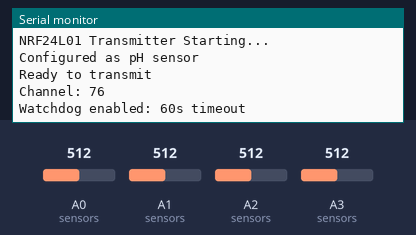
The program below on a simulated Arduino Nano, built with avr-gcc and run on an emulated ATmega328P. On the bench: the last lines printed to the serial monitor. Inputs (shaded band) come from the test bench; at power-on: A0 (sensors) = 512, A1 (sensors) = 512, A2 (sensors) = 512, A3 (sensors) = 512. No radio packets arrive unless stated.

Above: at 1.2 s.
1.3 s: A0 (sensors) set to 716
At 2.4 s:
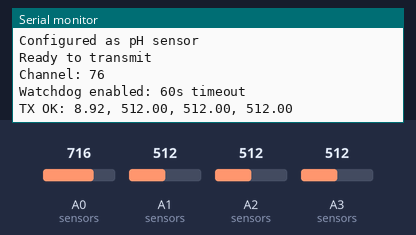
4.1 s: A1 (sensors) set to 716
At 5.5 s:
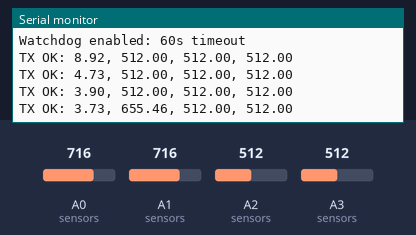
5.6 s: A2 (sensors) set to 716
At 6.9 s:
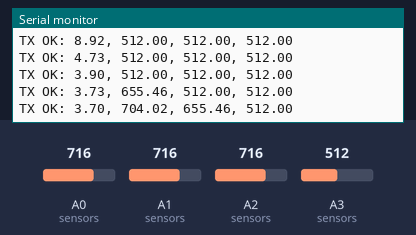
7.1 s: A3 (sensors) set to 716
At 8.0 s:
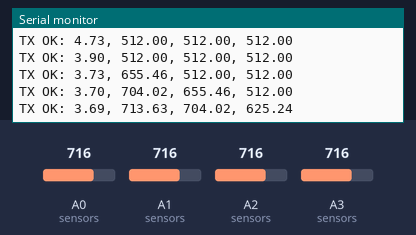
8.6 s: A0 (sensors) set to 992
At 9.7 s:
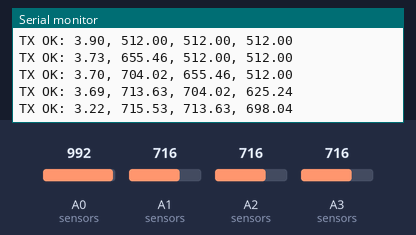
10.1 s: A1 (sensors) set to 992
At 10.1 s:
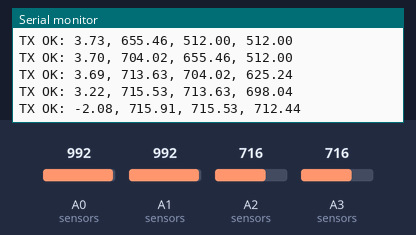
Timing chart, 0 to 12.6 s (numbered marks = the images above; inputs shaded):
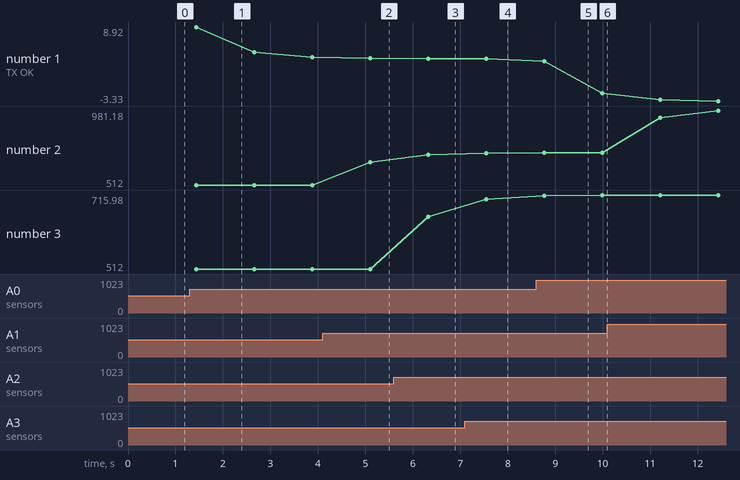

The program:

main.cpp
```cpp
/*
 * Arduino Nano ADC + NRF24L01 Transmitter
 *
 * Replaces I2C communication with wireless NRF24L01
 *
 * Hardware:
 *   - Arduino Nano
 *   - NRF24L01+PA+LNA socket adapter (plugs into Nano headers)
 *   - pH or TDS sensor on A0
 *
 * The socket adapter:
 *   - Has NRF24L01+PA+LNA pre-mounted
 *   - Has built-in 3.3V regulator
 *   - Plugs directly into Arduino headers
 *   - Auto-maps pins: CE=D9, CSN=D10, SPI on D11/D12/D13
 */

#include <Arduino.h>
#include <SPI.h>
#include <RF24.h>
#include <avr/wdt.h>

// ===== CONFIGURATION =====
#define SENSOR_TYPE_PH  1   // Set to 1 for pH sensor, 0 for TDS sensor
#define SAMPLES 10
#define USE_EMA true
#define EMA_ALPHA 0.333
#define TX_INTERVAL_MS 1000  // Send every 1 second
#define TX_TIMEOUT_MS 60000  // Restart if no successful TX for 60 seconds

// NRF24L01 pins
#define NRF_CE_PIN  9
#define NRF_CSN_PIN 10

// RF configuration (must match receiver)
#define RF_CHANNEL 76

// Pipe addresses (must match receiver config.h)
const uint8_t ADDR_PH[5]  = {'p', 'H', 's', 'n', 's'};
const uint8_t ADDR_TDS[5] = {'T', 'D', 'S', 's', 'n'};

// Transform functions
float raw(int adc) { return (float)adc; }
float voltage(int adc) { return adc * 5.0 / 1023.0; }
float ph(int adc) { return 7.0 + ((587.0 - adc) / 39.0); }
float tds(int adc) { return adc * 2.31; }

// Sensor config
struct SensorConfig {
  uint8_t pin;
  float (*transform)(int);
};

SensorConfig sensors[] = {
#if SENSOR_TYPE_PH
  {A0, ph},    // pH sensor
#else
  {A0, tds},   // TDS sensor
#endif
  {A1, raw},   // Spare
  {A2, raw},   // Spare
  {A3, raw}    // Spare
};
const int NUM_SENSORS = sizeof(sensors) / sizeof(sensors[0]);

// ===== END CONFIGURATION =====

RF24 radio(NRF_CE_PIN, NRF_CSN_PIN);
float ema_values[4];
float current_values[4];
bool first_run = true;
uint32_t last_tx_ms = 0;
uint8_t tx_fail_count = 0;

void setup() {
  wdt_disable();  // Disable watchdog during setup

  Serial.begin(115200);
  Serial.println(F("NRF24L01 Transmitter Starting..."));

  // Initialize NRF24L01
  if (!radio.begin()) {
    Serial.println(F("NRF24L01 initialization failed!"));
    while (1) {
      delay(1000);
    }
  }

  // Configure radio
  radio.setPALevel(RF24_PA_HIGH);    // HIGH for stability
  radio.setDataRate(RF24_1MBPS);
  radio.setChannel(RF_CHANNEL);
  radio.setRetries(5, 15);           // 5*250us delay, 15 retries
  radio.setAutoAck(true);
  radio.enableDynamicPayloads();
  radio.enableAckPayload();

  // Open writing pipe
#if SENSOR_TYPE_PH
  radio.openWritingPipe(ADDR_PH);
  Serial.println(F("Configured as pH sensor"));
#else
  radio.openWritingPipe(ADDR_TDS);
  Serial.println(F("Configured as TDS sensor"));
#endif

  radio.stopListening();  // TX mode

  // Initialize sensor pins
  for (int i = 0; i < NUM_SENSORS; i++) {
    pinMode(sensors[i].pin, INPUT);
  }

  Serial.println(F("Ready to transmit"));
  Serial.print(F("Channel: "));
  Serial.println(RF_CHANNEL);
  Serial.print(F("Watchdog enabled: "));
  Serial.print(TX_TIMEOUT_MS / 1000);
  Serial.println(F("s timeout"));

  wdt_enable(WDTO_8S);  // Enable 8s watchdog
}

void loop() {
  uint32_t now = millis();

  // Read sensors
  for (int i = 0; i < NUM_SENSORS; i++) {
    int adc_sum = 0;
    for (int j = 0; j < SAMPLES; j++) {
      adc_sum += analogRead(sensors[i].pin);
      delay(5);
    }
    int adc_avg = adc_sum / SAMPLES;
    float value = sensors[i].transform(adc_avg);

    if (USE_EMA) {
      if (first_run) {
        ema_values[i] = value;
      } else {
        ema_values[i] = EMA_ALPHA * value + (1.0 - EMA_ALPHA) * ema_values[i];
      }
      current_values[i] = ema_values[i];
    } else {
      current_values[i] = value;
    }
  }
  first_run = false;

  // Pet watchdog regularly (loop runs ~10 times per second)
  wdt_reset();

  // Transmit at interval
  if (now - last_tx_ms >= TX_INTERVAL_MS) {
    bool success = radio.write(current_values, sizeof(current_values));

    if (success) {
      Serial.print(F("TX OK: "));
      tx_fail_count = 0;
    } else {
      Serial.print(F("TX FAIL: "));
      radio.flush_tx();
      tx_fail_count++;

      // If too many consecutive failures, stop petting watchdog
      if (tx_fail_count >= (TX_TIMEOUT_MS / TX_INTERVAL_MS)) {
        Serial.println(F("\n!!! 60 consecutive TX failures - waiting for watchdog reset..."));
        while(1);  // Stop petting watchdog, will reset in 8s
      }
    }

    // Print values
    for (int i = 0; i < NUM_SENSORS; i++) {
      Serial.print(current_values[i], 2);
      if (i < NUM_SENSORS - 1) Serial.print(F(", "));
    }
    Serial.println();

    last_tx_ms = now;
  }

  delay(100);
}
```

Measured:
- after the input at 4.1 s, the serial monitor: prints a new line after 1.0 s (image 2)
- after the input at 5.6 s, the serial monitor: prints a new line after 0.72 s (image 3)
- after the input at 7.1 s, the serial monitor: prints a new line after 0.44 s (image 4)
- after the input at 8.6 s, the serial monitor: prints a new line after 0.17 s (image 5)
- plotted number 1: 3.69 → -2.08 after the input at 8.6 s
- plotted number 2: 512 → 655.46 after the input at 4.1 s, 715.91 → 981.18 after the input at 10.1 s
